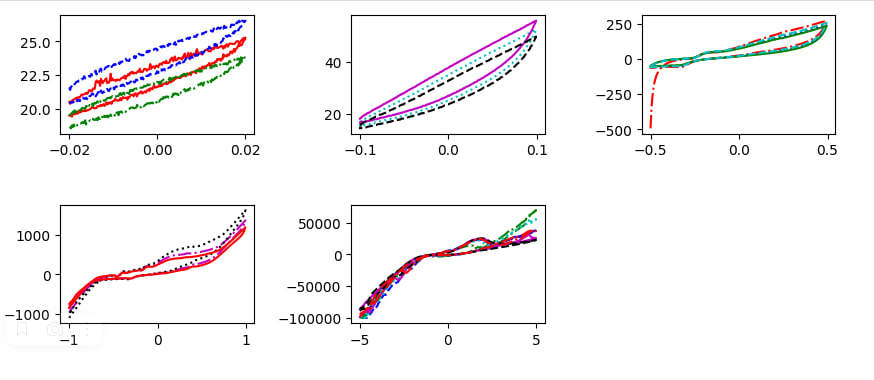

Generate this figure with Python:
import pandas as pd
import numpy as np
import matplotlib.pyplot as plt
import glob
from itertools import cycle

def transform_data(data: pd.DataFrame) -> pd.DataFrame:
    data.drop(columns=['Index', 'SMU-1 Time (s)', 'Resistance (Ohm)'], inplace=True)
    data.rename(columns={'SMU-1 Voltage (V)':'Voltage', 'SMU-1 Current (A)':'Current'}, inplace=True)
    data.Current = data.Current * 10**6
    
    return data

main_path = 'data_NaCl'

dfs_002 = []
dfs_01 = []
dfs_05 = []
dfs_1 = []
dfs_5 = []


for file_path in glob.iglob(main_path + '/002/*.txt'):
    data = pd.read_csv(file_path, sep='\t')
    transform_data(data)
    
    dfs_002.append(data)
    
for file_path in glob.iglob(main_path + '/01/*.txt'):
    data = pd.read_csv(file_path, sep='\t')
    transform_data(data)
    
    dfs_01.append(data)
    
for file_path in glob.iglob(main_path + '/05/*.txt'):
    data = pd.read_csv(file_path, sep='\t')
    transform_data(data)
    
    dfs_05.append(data)
    
for file_path in glob.iglob(main_path + '/1/*.txt'):
    data = pd.read_csv(file_path, sep='\t')
    transform_data(data)
    
    dfs_1.append(data)
    
for file_path in glob.iglob(main_path + '/5/*.txt'):
    data = pd.read_csv(file_path, sep='\t')
    transform_data(data)
    
    dfs_5.append(data)


colors = ['r', 'b', 'g', 'c', 'm', 'k']
linestyles = ['-', '--', '-.', ':']

color_cycle = cycle(colors)
linestyle_cycle = cycle(linestyles)


figure, axis = plt.subplots(2, 3, figsize=(10, 4))
axis[1][2].set_visible(False)
axis[1][0].set_position([0.24,0.125,0.228,0.343])
axis[1][1].set_position([0.55,0.125,0.228,0.343])




for i in range(len(dfs_002)):
    color = next(color_cycle)
    linestyle = next(linestyle_cycle)
    axis[0, 0].plot(dfs_002[i].Voltage, dfs_002[i].Current, linestyle=linestyle, color=color)
    
for i in range(len(dfs_01)):
    color = next(color_cycle)
    linestyle = next(linestyle_cycle)
    axis[0, 1].plot(dfs_01[i].Voltage, dfs_01[i].Current, linestyle=linestyle, color=color)
    
for i in range(len(dfs_05)):
    color = next(color_cycle)
    linestyle = next(linestyle_cycle)
    axis[0, 2].plot(dfs_05[i].Voltage, dfs_05[i].Current, linestyle=linestyle, color=color)
    
for i in range(len(dfs_1)):
    color = next(color_cycle)
    linestyle = next(linestyle_cycle)
    axis[1, 0].plot(dfs_1[i].Voltage, dfs_1[i].Current, linestyle=linestyle, color=color)
    
for i in range(len(dfs_5)):
    color = next(color_cycle)
    linestyle = next(linestyle_cycle)
    axis[1, 1].plot(dfs_5[i].Voltage, dfs_5[i].Current, linestyle=linestyle, color=color)
    

axis[0, 0].set_title('NaCl: Current vs Voltage (002)')
axis[0, 1].set_title('NaCl: Current vs Voltage (01)')
axis[0, 2].set_title('NaCl: Current vs Voltage (05)')

axis[1, 0].set_title('NaCl: Current vs Voltage (1)')
axis[1, 1].set_title('NaCl: Current vs Voltage (5)')

figure.subplots_adjust(left=None, bottom=None, right=0.9, top=None, wspace=0.5, hspace=0.6)

figure.savefig('plot_nacl.png')
plt.show()
